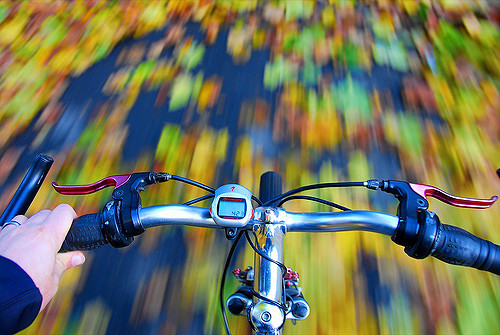
#> input picture 1D_analysis/motion_bike.jpg, 500 x 335 px
$ python quantBlur1.py   (older library calls are emulated)
#> lines starting #> are read from the running program, lines starting #| are printed output that depends on the picture
## 1DFreqDist.py
#
# This code borrows from SIFFT2.py to take in an image, break it into parts,
# and take the 2D fft of each part. In addition, I define a function getRadial,
# which takes the 2D fft and sums about equal radii to get a 1D representation
# of the frequency distribution. This will be used later to estimate blur in
# that region of the image.
#
# It is an early part of an ongoing project to use differences of degree of motion
# blur in an image as a way to detect distance to objects in a robot's vision
#
# Author:       JEL
# Started:      11-20-17
# Last Edit:    11-20-17
#
##

import numpy as np
import cv2
from matplotlib import pyplot as plt

#############################################################################
# getRadial
#
# Takes a square array as an input and outputs a 1D array that gives the sum
# over the values that are equidistant from the center of the image.
#
#############################################################################

def getRadial(A):

    # Initialize the counters
    i=0
    j=0
    blur = 0
    # This gives half the side length of the square matrix
    d= A.shape[0]/2

    mask = np.zeros([10,10])
    rTemp = []

    # Loop through the array. When the radius of a location matches k, add it
    # to the temporary list. Find the mean of the values in the list, Then
    # assign it to rArray


    while i<A.shape[0]:
        while j<A.shape[1]:
            x = j-d
            y = i-d
            r = np.int(np.sqrt(x**2+y**2))
            if (r>5):
                rTemp.append(A[i,j])

            j+=1
        i+=1
        j=0


    blur = np.mean(rTemp)

    mask = mask+blur

    return mask

##############################################################################
# Main Body


# Set the dimensions of the sub-regions
rowDim = 10
colDim = 10

# Load the image in grayscale

img = cv2.imread('motion_bike.jpg',0)
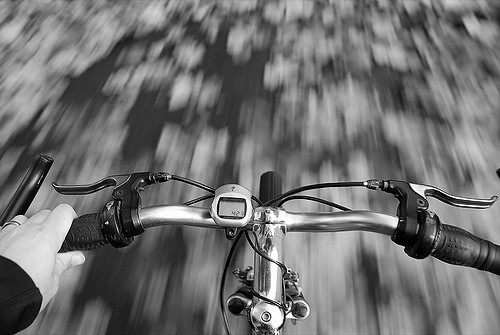
#> img: shape (335, 500); min 0, max 255, mean 111.8

# Convert to float

img = np.float32(img)


# Get the dimensions of the image

(rows, cols) = img.shape
#> rows = 335; cols = 500

# Pad the image with zeros for easier processing

if rows%rowDim != 0:
    m = rows%rowDim
#> m = 5
    img = np.concatenate((img, np.zeros((rowDim-m,cols), dtype = int)), axis = 0)
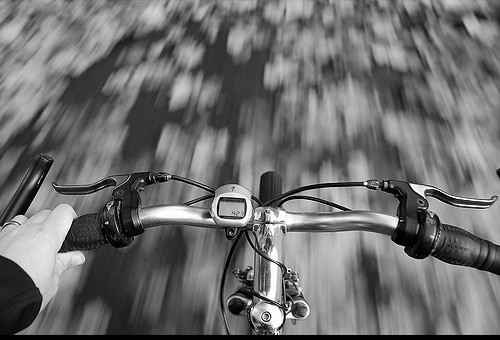
#> img: shape (340, 500) float64; min 0, max 255, mean 110.2
    (rows, cols) = img.shape
#> rows = 340

if cols%colDim != 0:
    m = cols%colDim
    img = np.concatenate((img, np.zeros((rows,colDim-m), dtype = int)), axis = 1)
    (rows, cols) = img.shape


# Loop through the image
i = 0
j = 0
fftimg = np.zeros((rows,cols), dtype = float)
radList = []

while i < rows and j < cols:

    while i < rows:

        # Create the subimage
        simg = img[i:i+rowDim,j:j+colDim]

        # Remove the mean
        simg = simg - np.mean(simg)

        # Perform FFT, shift the plot
        dft = cv2.dft(np.float32(simg), flags = cv2.DFT_COMPLEX_OUTPUT)
        dft_shift = np.fft.fftshift(dft)

        # Get the magnitude, take the log of the values
        mag = cv2.magnitude(dft_shift[:,:,0],dft_shift[:,:,1])

        # Eliminate any zero values
        mag = mag+10**-10

        # Get the logarithm of the magnitude image
        log = np.log(mag)

        # get the radial distribution array and add it to the list of other
        # arrays
        mask = getRadial(log)

        # Insert result into fftimg
        fftimg[i:i+rowDim,j:j+colDim] = mask

        i = i+rowDim

    j = j+colDim
    i = 0
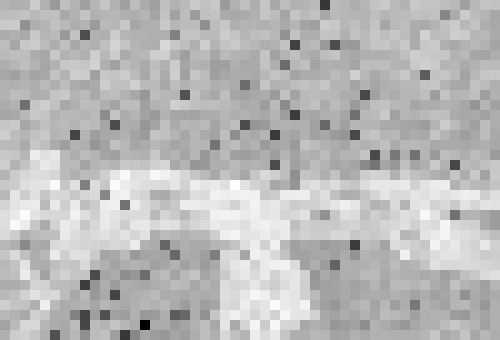
#> fftimg: shape (340, 500) float64; min -7.1, max 6, mean 2.48; drawn with min black and max white


# Plot the
plt.figure()
plt.subplot(121)
plt.title('Original')
plt.imshow(img, cmap = 'gray')
plt.xticks([])
plt.yticks([])

plt.subplot(122)
plt.title('Blur Estimate')
plt.imshow(fftimg, cmap = 'gray')
plt.xticks([])
plt.yticks([])


plt.show()
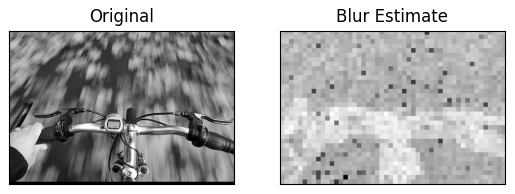
#> figure drawn by matplotlib, 2 panels
